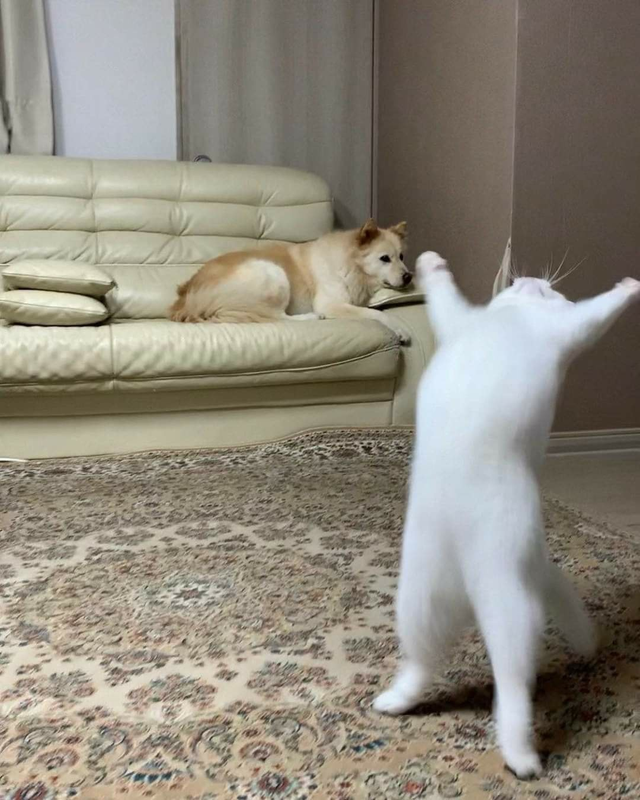
#> input picture images/screm.png, 640 x 800 px
$ python dct.py
#> lines starting #> are read from the running program, lines starting #| are printed output that depends on the picture; long printed decimals are rounded
import cv2
import numpy as np
from matplotlib import pyplot as plt
import math
from tqdm.auto import tqdm

blockw = 8
blockh = 8
blocksize = 8

bgrimg = cv2.imread('../images/screm.png')
#> bgrimg is the input picture: shape (800, 640, 3); mean B, G, R 123.9, 136.7, 142.6
fig = plt.figure()
ax = fig.add_subplot(1, 2, 1)
ax.set_title("Original Image")
plt.imshow(cv2.cvtColor(bgrimg, cv2.COLOR_BGR2RGB), cmap='gray')
plt.axis("off")
# plt.show()
imshape = bgrimg.shape
#> imshape = (800, 640, 3)
# resize to closest multiple of block for convenience
bgrimg = cv2.resize(
    bgrimg, (blockw*(imshape[1]//blockw), blockh*(imshape[0]//blockh)))
imshape = bgrimg.shape
# plt.imshow(bgrimg)
# plt.show()
YCrCbimg = cv2.cvtColor(bgrimg, cv2.COLOR_BGR2YCR_CB)
#> YCrCbimg: shape (800, 640, 3); mean of channels 0, 1, 2 137, 132, 120.6
Y, Cr, Cb = cv2.split(YCrCbimg)
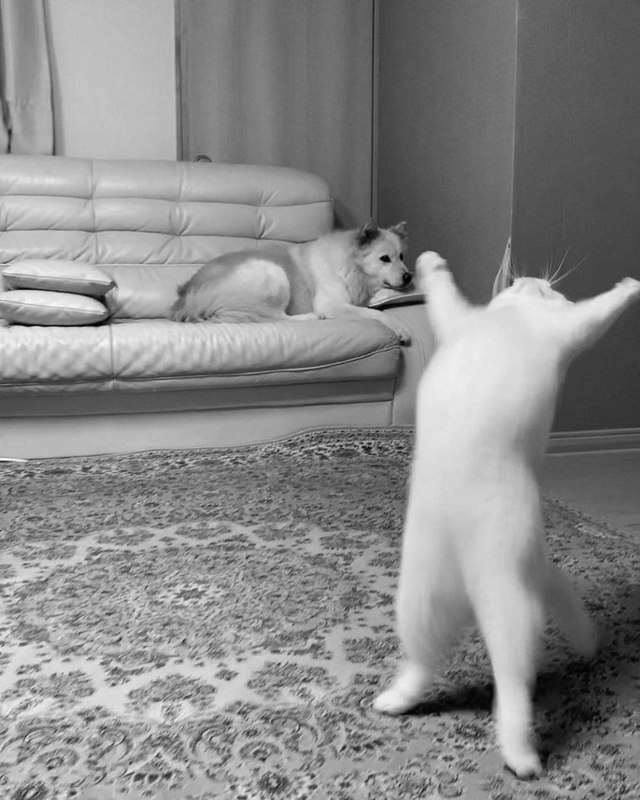
#> Y: shape (800, 640); min 1, max 254, mean 137
Y = np.array(Y).astype(np.int16) - 128
Cr = np.array(Cr).astype(np.int16) - 128
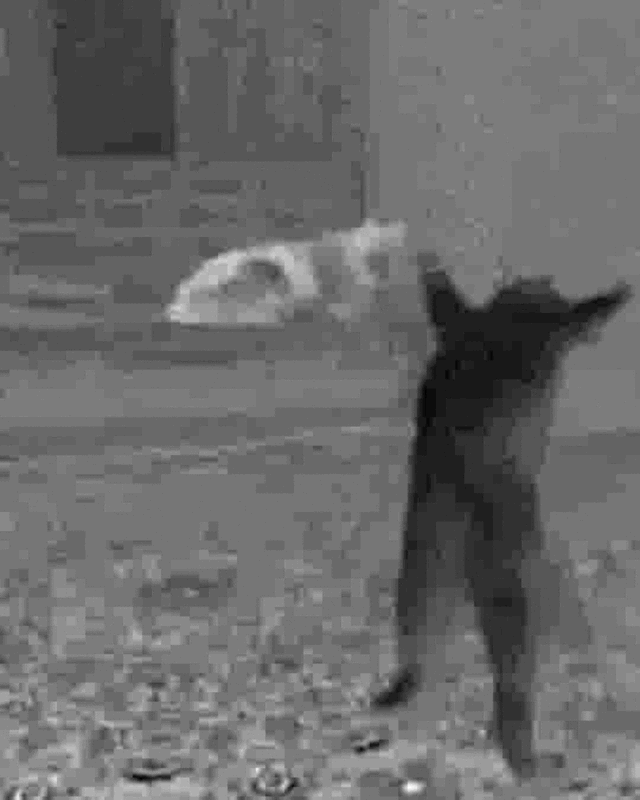
#> Cr: shape (800, 640) int16; min -13, max 28, mean 4; drawn with min black and max white
Cb = np.array(Cb).astype(np.int16) - 128
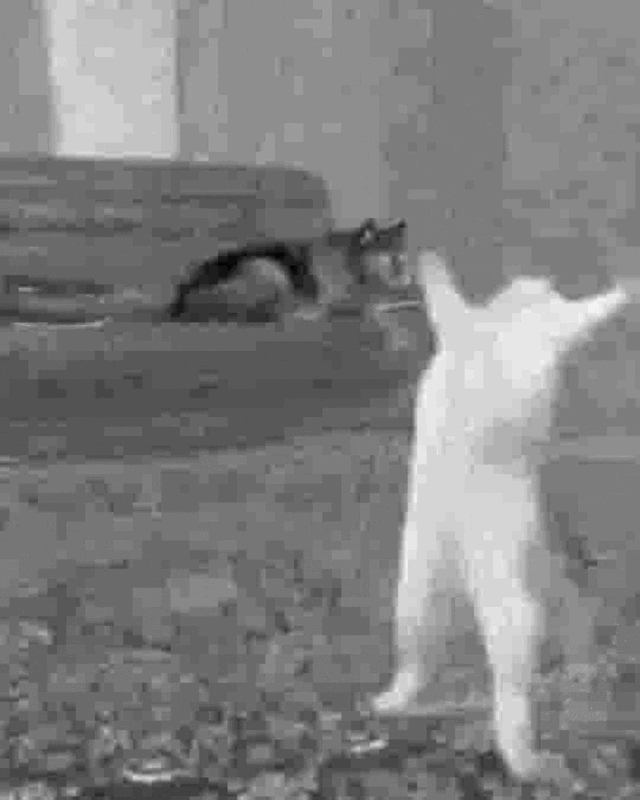
#> Cb: shape (800, 640) int16; min -29, max 14, mean -7.38; drawn with min black and max white
channels = [Y, Cr, Cb]


def cuHelper(ind):
    if ind == 0:
        return 1/math.sqrt(2)
    else:
        return 1

# reference: https://www.math.cuhk.edu.hk/~lmlui/dct.pdf


def dct(inputBlock):
    result = np.zeros((blockh, blockw))
    for i in range(blockh):
        for j in range(blockw):
            cosSum = 0
            for k in range(blockh):
                for l in range(blockw):
                    temp = inputBlock[k][l] * math.cos((2*k+1)*i*math.pi/(
                        2*blockh)) * math.cos((2*l+1)*j*math.pi/(2*blockw))
                    cosSum += temp
            # or math.sqrt(2/blockh) * math.sqrt(2/blockw)
            result[i][j] = (4/(blockh*blockw)) * \
                cuHelper(i) * cuHelper(j) * cosSum
            #(1/math.sqrt(2*blocksize)) * cuHelper(i) * cuHelper(j) * cosSum
    return result


def dctTest():
    testMatrix = np.ones((blockh, blockw)) * 255
    print("original matrix:")
    print(testMatrix)
    print("DCT Transform of matrix")
    result = dct(testMatrix)
    print(result)


dctTest()


def invdct(inputBlock):
    result = np.zeros((blockh, blockw))
    for i in range(blockh):
        for j in range(blockw):
            cosSum = 0
            for k in range(blockh):
                for l in range(blockw):
                    cosSum += cuHelper(l) * inputBlock[k][l] * math.cos(
                        (2*i+1)*k*math.pi/(2*blockh)) * math.cos((2*j+1)*l*math.pi/(2*blockw))
            result[i][j] = cosSum
    return result

# 8x8 matrix format


def dctMatrix():
    result = np.zeros((blocksize, blocksize))
    for i in range(blocksize):
        for j in range(blocksize):
            if i == 0:
                result[i, j] = 1/math.sqrt(blocksize)
            else:
                result[i, j] = math.sqrt(
                    2/blocksize) * math.cos((2*j+1)*i*math.pi/(2*blocksize))
    return result

#dctmat = dctMatrix()
# print(dctmat)

# apply dct transform with matrix multiplication and return transformed image
# cant use matrix on non square block sizes bc theyre not orthogonal :(


def dct2(matrix):
    dctmat = dctMatrix()
    result = np.matmul(dctmat, matrix)
    result = np.matmul(result, dctmat.transpose())
    return result


def idct2(matrix):
    dctmat = dctMatrix()
    result = np.matmul(dctmat.transpose(), matrix)
    result = np.matmul(result, dctmat)
    return result


def dct2Test():
    #testMatrix = np.ones((blocksize,blocksize)) * 255
    testMatrix = np.array([[26, -5, -5, -5, -5, -5, -5, 8],
                           [64, 52, 8, 26, 26, 26, 8, -18],
                           [126, 70, 26, 26, 52, 26, -5, -5],
                           [111, 52, 8, 52, 52, 38, -5, -5],
                           [52, 26, 8, 39, 38, 21, 8, 8],
                           [0, 8, -5, 8, 26, 52, 70, 26],
                           [-5, -23, -18, 21, 8, 8, 52, 38],
                           [-18, 8, -5, -5, -5, 8, 26, 8]])  # verifying example from reference
    print("original matrix:")
    print(testMatrix)
    print("DCT Transform of matrix using matrix multiplication")
    result = dct2(testMatrix)
    print(result)

# dct2Test()


# the standard only comes in 8x8 i guess
# jpeg standard quantization matrices for lum and chrom
QY = np.array([[16, 11, 10, 16, 24, 40, 51, 61],
               [12, 12, 14, 19, 26, 48, 60, 55],
               [14, 13, 16, 24, 40, 57, 69, 56],
               [14, 17, 22, 29, 51, 87, 80, 62],
               [18, 22, 37, 56, 68, 109, 103, 77],
               [24, 35, 55, 64, 81, 104, 113, 92],
               [49, 64, 78, 87, 103, 121, 120, 101],
               [72, 92, 95, 98, 112, 100, 103, 99]])

QC = np.array([[17, 18, 24, 47, 99, 99, 99, 99],
               [18, 21, 26, 66, 99, 99, 99, 99],
               [24, 26, 56, 99, 99, 99, 99, 99],
               [47, 66, 99, 99, 99, 99, 99, 99],
               [99, 99, 99, 99, 99, 99, 99, 99],
               [99, 99, 99, 99, 99, 99, 99, 99],
               [99, 99, 99, 99, 99, 99, 99, 99],
               [99, 99, 99, 99, 99, 99, 99, 99]])

QF = 99.0  # quality factor, must be between 1 and 99
if QF < 50 and QF > 1:
    scale = 50/QF
elif QF < 100:
    scale = (100-QF)/50
else:
	print("Invalid quality setting, must be between 1 and 99.")
Q=[np.clip(np.round(QY*scale), 1, 255),
   np.clip(np.round(QC*scale), 1, 255),
   np.clip(np.round(QC*scale), 1, 255)]


def completeDCT(): #used to pass in image to process 1 channel
	print("begin compression")
	compressed = []
	for channel in range(3):
		image = channels[channel]
		result = np.zeros(image.shape)
		for i in tqdm(range(0, imshape[0], blockh), leave=False):
			for j in range(0,imshape[1], blockw):
				block = image[i:i+blockh, j:j+blockw]
				d = dct2(block)#dct(block) #perform transform
				d = np.round(np.divide(d, Q[channel])) #perform quantization
				result[i:i+blockh, j:j+blockw] = d
		# [5 lines of commented-out code are left out]
		compressed.append(result)
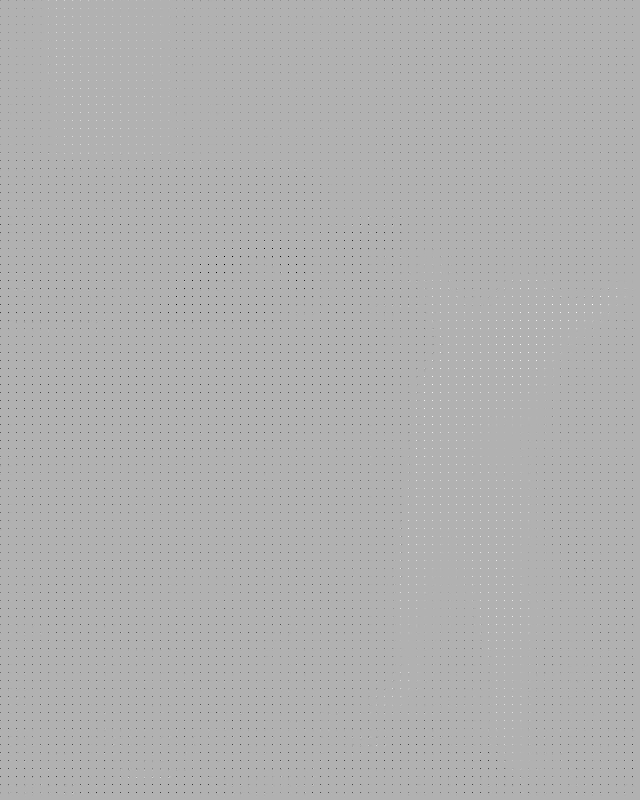
#> result: shape (800, 640) float64; min -214, max 94, mean -0.9; drawn with min black and max white
#> after the loop, compressed = 3 items
	print("compression finished")
	print("sparsity:")
	nonzeros = np.count_nonzero(compressed[0]) + np.count_nonzero(compressed[1]) + np.count_nonzero(compressed[2])
#> nonzeros = 420921
	totalsize = float(compressed[0].size) + float(compressed[1].size) + float(compressed[2].size)
#> totalsize = 1536000
	print(1.0 - (nonzeros/totalsize))
#| 0.726
	#decompression
	print("begin decompression")
	decompressed = []
	for channel in range(3):
		image = compressed[channel]
		result = np.zeros(image.shape)
		for i in tqdm(range(0, imshape[0], blockh)):
			for j in range(0,imshape[1], blockw):
				block = image[i:i+blockh, j:j+blockw]
				d = np.multiply(block, Q[channel]) #perform de-quantization
				d = idct2(d)#invdct(d) #inverse dct
				result[i:i+blockh, j:j+blockw] = d
		decompressed.append(result.astype(np.uint8)+128)
#> this loop made 3 passes
#> pass 2, in completeDCT, `image = compressed[channel]`:
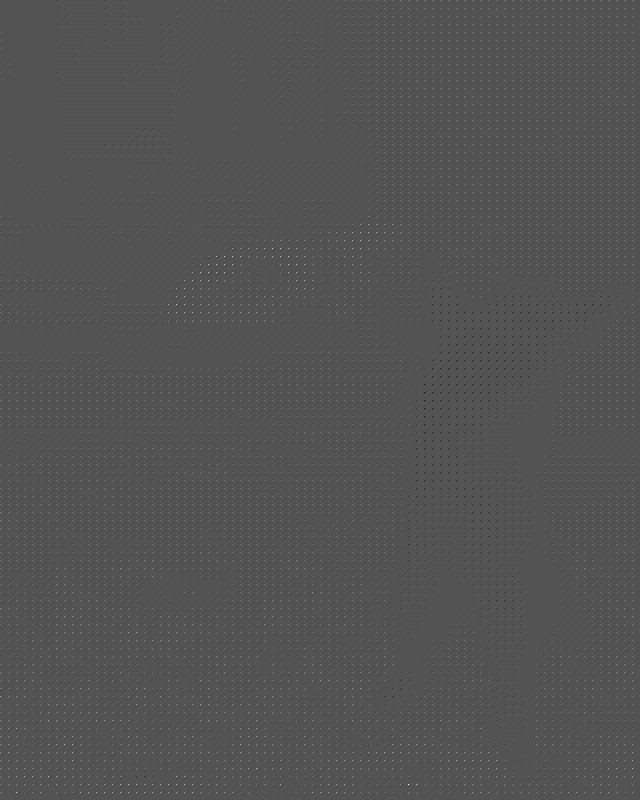
#> image: shape (800, 640) float64; min -90, max 185, mean 0.5; drawn with min black and max white
#> after the loop, decompressed = 3 items
	print("decompression finished")
	newYCrCb = np.dstack(decompressed)
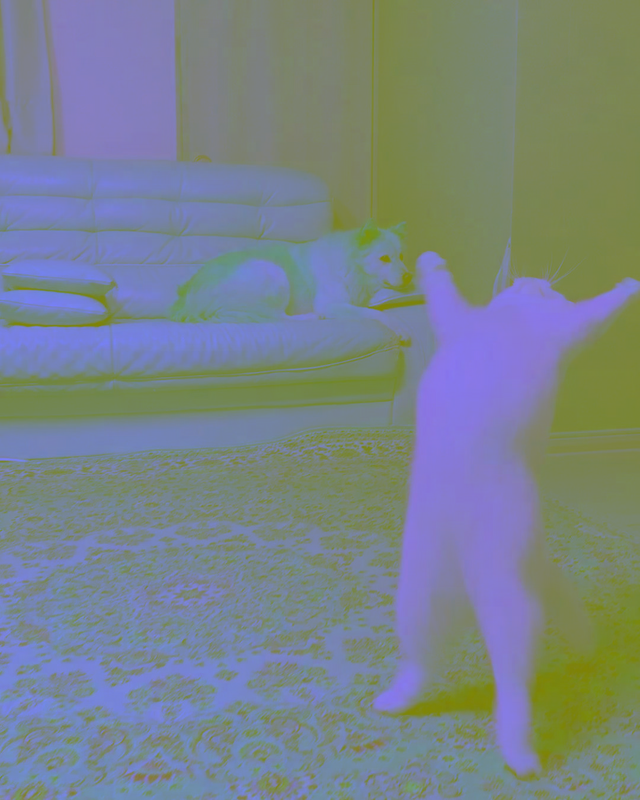
#> newYCrCb: shape (800, 640, 3); mean of channels 0, 1, 2 136.9, 131.5, 121.1; drawn as B, G, R
	print(newYCrCb.shape)
#| (800, 640, 3)
	newBGR = cv2.cvtColor(newYCrCb, cv2.COLOR_YCR_CB2BGR).astype(np.uint8)
	ax = fig.add_subplot(1,2,2)
	ax.set_title("Compressed Image")
	#plt.imshow(decompressed[2], cmap='gray')
	plt.imshow(cv2.cvtColor(newBGR, cv2.COLOR_BGR2RGB))
	plt.axis("off")
	plt.show()
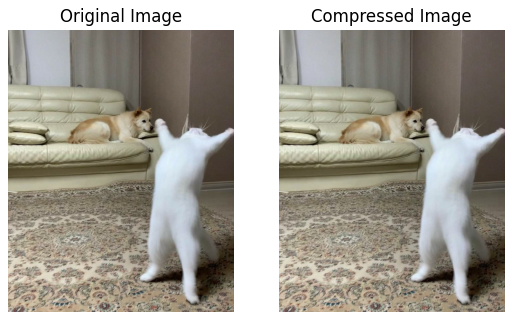
#> figure drawn by matplotlib, 2 panels

#completeDCT(Y)
completeDCT()

$ run again, with images/kid.png copied over images/screm.png
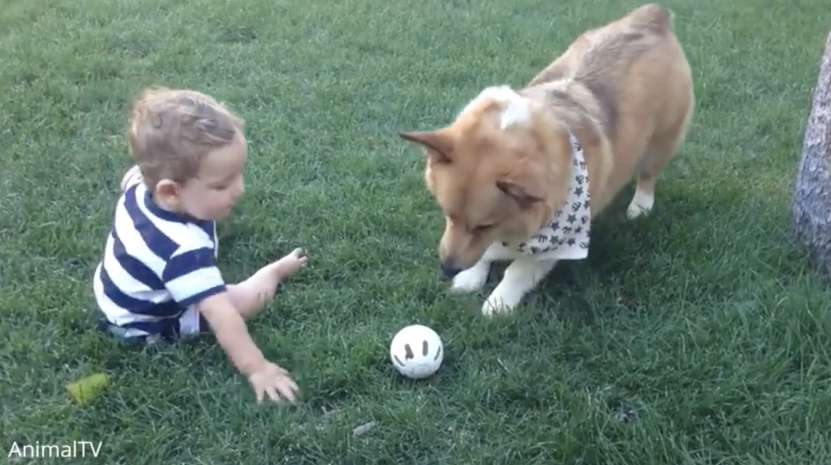
#> input picture images/kid.png, 1662 x 930 px (shown at 1/2 size)
#> bgrimg is the input picture: shape (930, 1662, 3); mean B, G, R 110.8, 123.9, 103.1
#> bgrimg: shape (928, 1656, 3)
#> YCrCbimg: shape (928, 1656, 3); mean of channels 0, 1, 2 116.1, 118.6, 124.9
#> after the loop in completeDCT, `for channel in range(3):`: compressed = 3 items
#> nonzeros = 905256
#| 0.8036
#> the loop in completeDCT, `for channel in range(3):` made 3 passes
#> pass 1, in completeDCT, `image = compressed[channel]`:
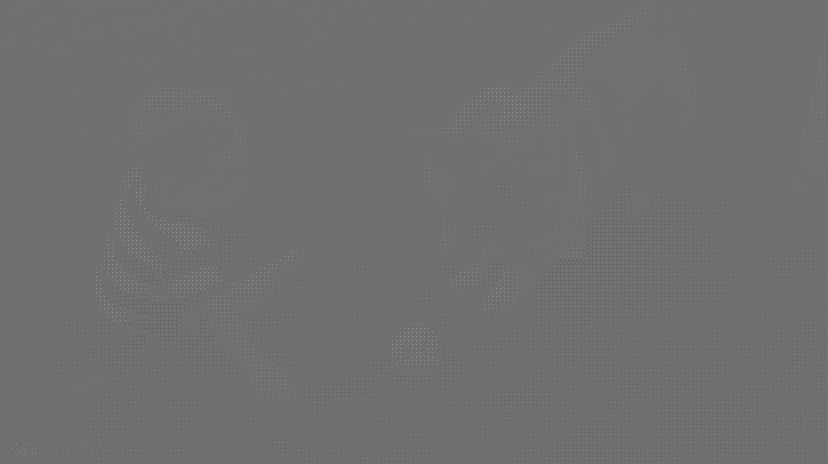
#> image: shape (928, 1656) float64 (shown at 1/2 size); min -796, max 1016, mean -1.5; drawn with min black and max white
#> after the loop in completeDCT, `for channel in range(3):`: decompressed = 3 items
#| (928, 1656, 3)
#> in completeDCT, `plt.show()`:
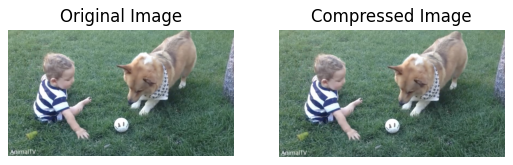
#> figure drawn by matplotlib, 2 panels
